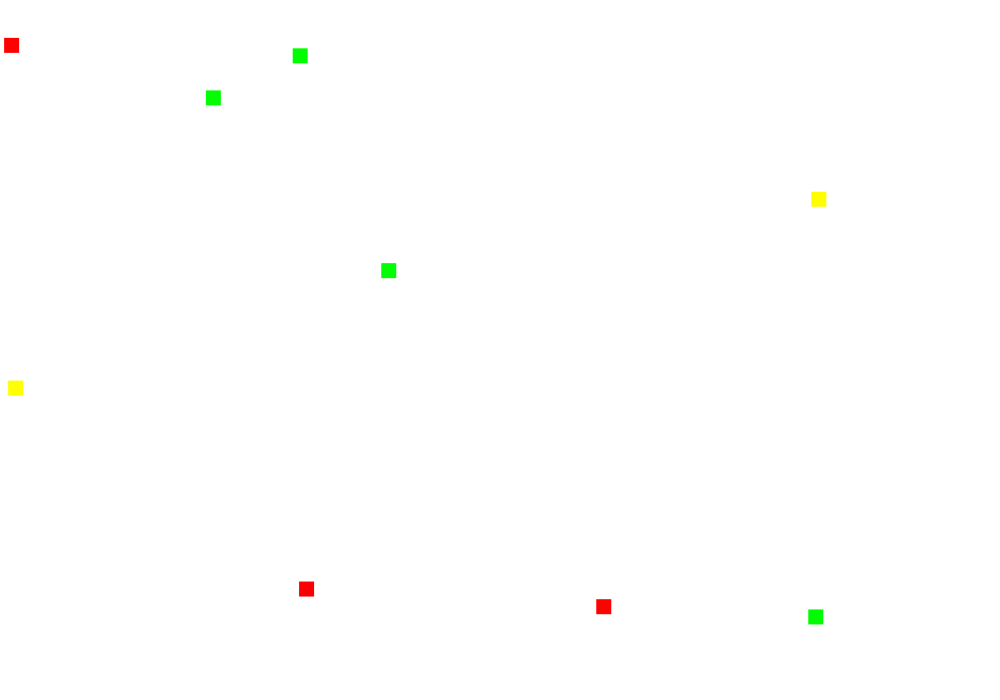
Frame 1 (no input)
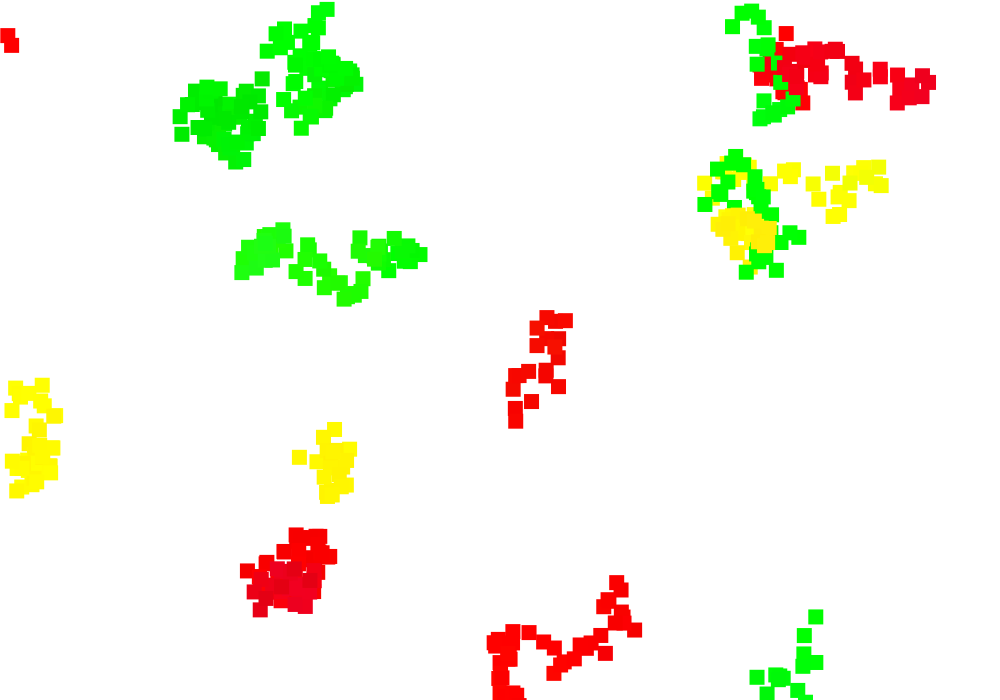
Frame 60 (the mouse pressed at the canvas centre just before this capture)
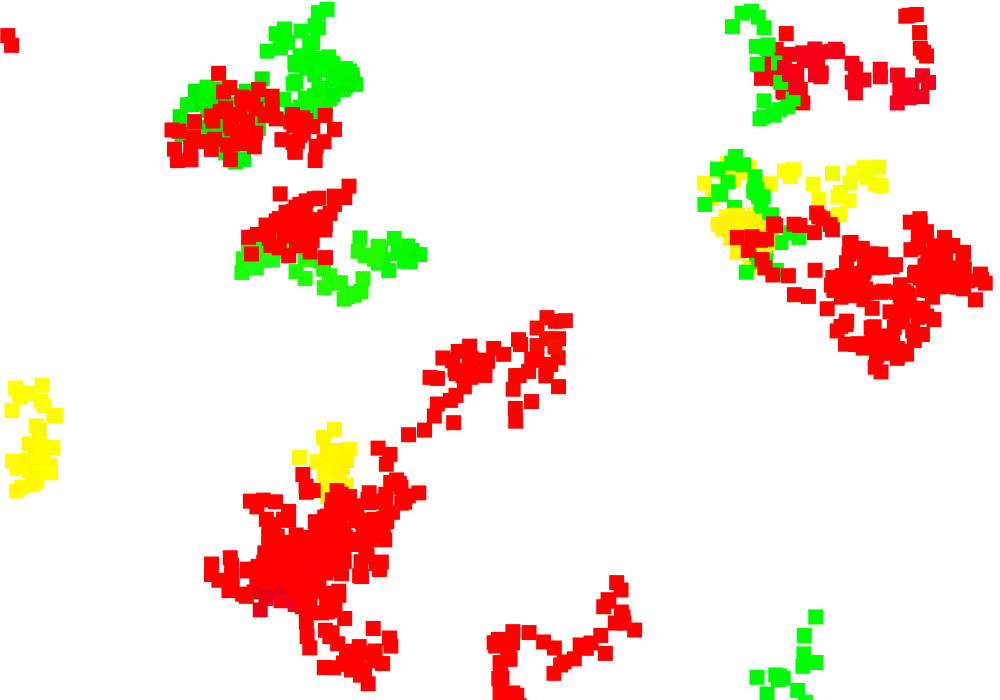
Frame 120 (the mouse held since frame 60 and released just before this capture)

The Processing sketch that drew these frames (run headless with seeded random() and noise(); from frame 60 on, the mouse is pressed at the canvas centre):

// Processing sketch: processing_80526
// ── processing_80526.pde

Cuadrado b,c,d,e,f,g,h,i,j; //declarar objeto
 
 
void setup () {
  background (255);
size (1000,700);
b = new Cuadrado (200, 100, 15,15, 0,255,255);
c= new Cuadrado (300,50,15,15,0,255,255);
d= new Cuadrado (20,400,15,15,255,255,0);
e= new Cuadrado (20,20,15,15,255,0,0);
f= new Cuadrado (600,600,15,15,255,0,0);
g= new Cuadrado (400,800,15,15,0,255,255);
h= new Cuadrado (800,200,15,15,255,255,0);
i= new Cuadrado (800,600,15,15,0,255,0); 
j= new Cuadrado (300,600,15,15,255,0,0);
 
noStroke();
}
 
void draw (){
   
  b. update();
  b.display();
   
  c.update();
  c.display();
   
  d.update();
  d.display();
   
e.update();
e.display();
 
f.update();
f.display();
 
g.update();
g.display();
 
h.update();
h.display();
 
 i.update();
 i.display();
 
 j.update();
 j.display();
 
}
 
//clase
 
class Cuadrado {
   
  float xpos;
  float ypos;
  float ancho;
  float alto;
  int rojo;
 int verde;
int azul;
   
  Cuadrado (float x, float y, float w, float h, int ro, int ve, int az) { //constructor
  
xpos = x;
ypos = y;
ancho = w;
alto = h;
rojo = ro;
verde = ve;
az = az;
 
  }
   
  void update (){
    xpos = xpos + random (-20,20);
    ypos = ypos +random (-20,20);
    rojo = rojo + int (random (-5,5));
    verde = verde + int (random (-5,5));
    azul =azul + int (random (-5,5));
     
    if (xpos >= 1000) {
      xpos = random (1,999);
    }
     
    if (xpos <=0) {
      xpos = random (1,999);
    }
     
     
    if (ypos >= 700) {
      ypos = random (1,999);
    }
     
    if (ypos <= 0) {
      ypos = random(1,999);
    }
     
     //teclas y colores, los colores estan en ingles porque en spanish se repiten mucho las iniciales
     
     //cian
if(keyPressed) {
  if(key == 'c' || key == 'C' ){
    rojo=0;
verde=255;
azul=255;
  }
}

//amarillo (yellow)
if(keyPressed) {
  if(key == 'y' || key == 'Y' ){
    rojo=255;
verde=255;
azul=0;
  }
}

//azul (blue)
if(keyPressed) {
  if(key == 'b' || key == 'B' ){
    rojo=0;
verde=0;
azul=255;
  }
}
     
     //blanco (white)
if(keyPressed) {
  if(key == 'w' || key == 'W' ){
    rojo=255;
verde=255;
azul=255;
  }
}

     //magenta
if(keyPressed) {
  if(key == 'm' || key == 'M' ){
    rojo=255;
verde=0;
azul=255;
  }
}
     
          //naranjo (orange)
if(keyPressed) {
  if(key == 'o' || key == 'O' ){
    rojo=232;
verde=97;
azul=0;
  }
}
     
               //negro 
if(keyPressed) {
  if(key == 'k' || key == 'K' ){
    rojo=0;
verde=0;
azul=0;
  }
}
     
     //rojo
    if (mousePressed) {
      rojo = 255;
      verde = 0;
      azul = 0;
    }
     
  }
  
  
   
  void display (){
    fill (rojo, verde, azul);
    rect (xpos, ypos, ancho, alto);
  }
}
